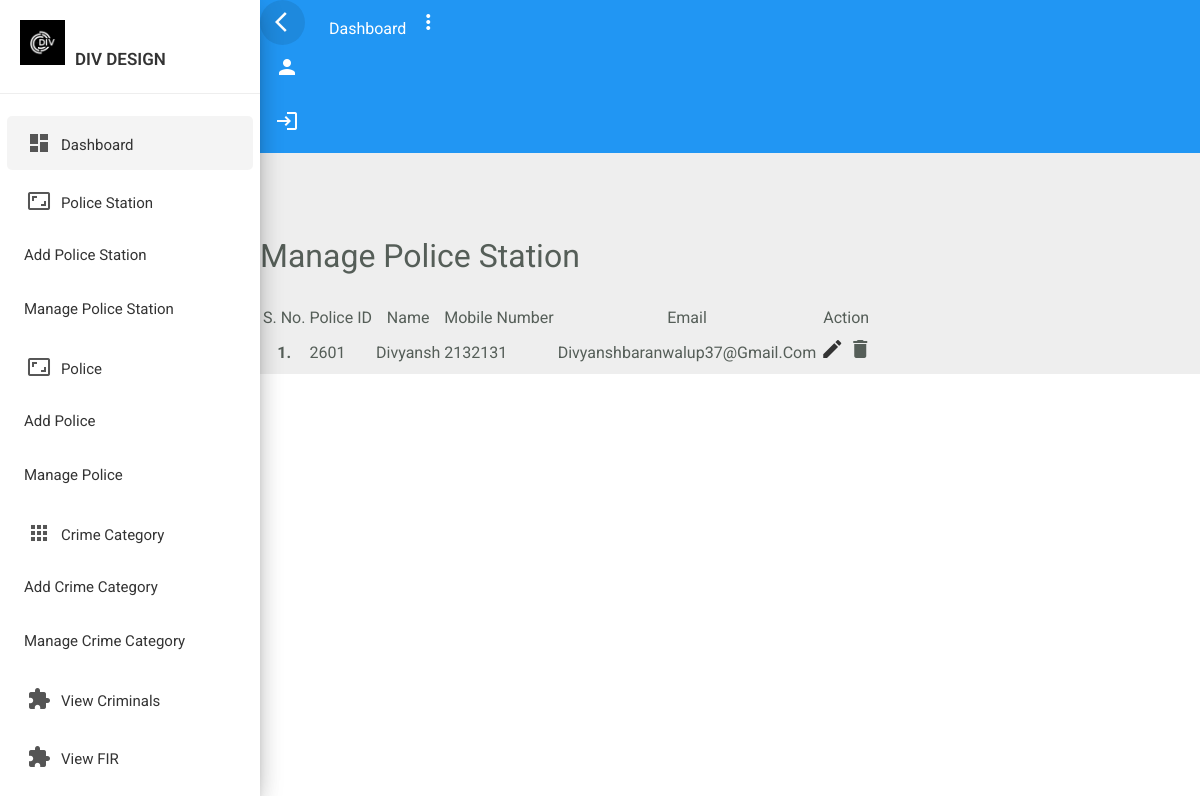
The page /manage_police/ on the database its author committed.
### crime_mgmt/models.py (models this page shows)
class police(models.Model):
    police_station_code = models.ForeignKey(police_station, on_delete=models.CASCADE)
    police_id = models.CharField(max_length=10, primary_key=True)
    name = models.CharField(max_length=50)
    email=models.CharField(max_length=100)
    mobile_number = models.BigIntegerField()
    Address = models.TextField()
    password = models.CharField(max_length=16)
    def __str__(self):
        return self.police_id + " " + self.name

### crime_mgmt/views.py (the view)
# urls.py: path('manage_police/',views.manage_police,name='manage_police'),
def manage_police(request):
    dt = police.objects.all()
    data = {
        'info' : dt
    }
    return render(request,'manage_police.html',data)

### template/manage_police.html
{% extends 'admin_base_dashboard.html' %}
{% block main %}
<br><br>
<div class="container">
    <table class="table table-bordered border-success">
        <h1>Manage Police Station</h1>
        <thead class="table-dark">
            <tr>
                <th scope="col">S. No.</th>
                <th scope="col">Police ID</th>
                <th scope="col">Name</th>
                <th scope="col">Mobile Number</th>
                <th scope="col">Email</th>
                <th scope="col">Action</th>
            </tr>
        </thead>
        <tbody>
            {% for i in info %}
            <tr>
                <th scope="row">{{forloop.counter}}.</th>
                <td>{{i.police_id}}</td>
                <td>{{i.name}}</td>
                <td>{{i.mobile_number}}</td>
                <td>{{i.email}}</td>
                <td><a href="/add_police_station/{{i}}"><i class="material-icons">edit</i></a>
                    <i class="material-icons">delete</i>
                </td>
            </tr>
            {% endfor %}
        </tbody>
    </table>
</div>
{% endblock %}

### static/css/custom.css (style rules this page uses)
body, html { line-height: 1.8; font-family: 'Roboto', sans-serif; color: #555e58; text-transform:capitalize; text-rendering: optimizeLegibility !important; -webkit-font-smoothing: antialiased !important; font-weight: 400; margin:0px; padding:0px; }
h1, h2, h3, h4, h5, h6, .h1, .h2, .h3, .h4 { font-weight: 400; line-height: 1.5em; }
a { color: #333; font-weight: 400; }
a, a:hover, a:focus { color: #333; text-decoration: none; transition: all 0.3s; }
.material-icons { font-family: 'Material Icons'; font-weight: normal; font-style: normal; font-size: 24px; display: inline-block; line-height: 1; text-transform: none; letter-spacing: normal; word-wrap: normal; white-space: nowrap; direction: ltr; -webkit-font-smoothing: antialiased; text-rendering: optimizeLegibility; -moz-osx-font-smoothing: grayscale; font-feature-settings: 'liga'; }
.table > thead > tr > th { border-bottom-width: 1px; font-size: 16px; font-weight: 400; }

### rows shown on the page
police: police_id "2601", name "Divyansh", mobile_number "2132131", email "Divyanshbaranwalup37@gmail.com"
